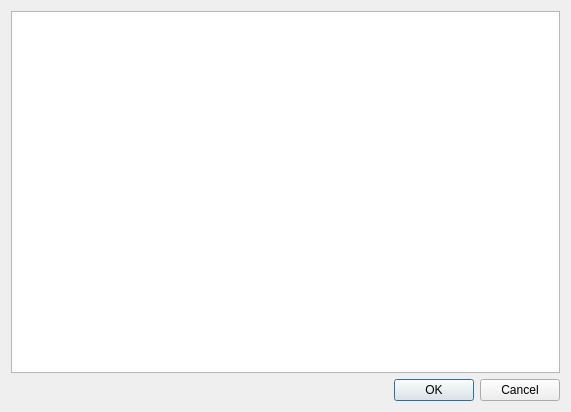
<?xml version="1.0" encoding="UTF-8"?>
<ui version="4.0">
 <class>JailedDirectorySelector</class>
 <widget class="QDialog" name="JailedDirectorySelector">
  <property name="geometry">
   <rect>
    <x>0</x>
    <y>0</y>
    <width>571</width>
    <height>412</height>
   </rect>
  </property>
  <property name="windowTitle">
   <string>Select Directory</string>
  </property>
  <layout class="QVBoxLayout" name="verticalLayout">
   <item>
    <widget class="QTreeView" name="fileTree"/>
   </item>
   <item>
    <widget class="QDialogButtonBox" name="buttonBox">
     <property name="orientation">
      <enum>Qt::Horizontal</enum>
     </property>
     <property name="standardButtons">
      <set>QDialogButtonBox::Cancel|QDialogButtonBox::Ok</set>
     </property>
    </widget>
   </item>
  </layout>
 </widget>
 <resources/>
 <connections>
  <connection>
   <sender>buttonBox</sender>
   <signal>accepted()</signal>
   <receiver>JailedDirectorySelector</receiver>
   <slot>accept()</slot>
   <hints>
    <hint type="sourcelabel">
     <x>229</x>
     <y>275</y>
    </hint>
    <hint type="destinationlabel">
     <x>157</x>
     <y>274</y>
    </hint>
   </hints>
  </connection>
  <connection>
   <sender>buttonBox</sender>
   <signal>rejected()</signal>
   <receiver>JailedDirectorySelector</receiver>
   <slot>reject()</slot>
   <hints>
    <hint type="sourcelabel">
     <x>297</x>
     <y>281</y>
    </hint>
    <hint type="destinationlabel">
     <x>286</x>
     <y>274</y>
    </hint>
   </hints>
  </connection>
 </connections>
</ui>
